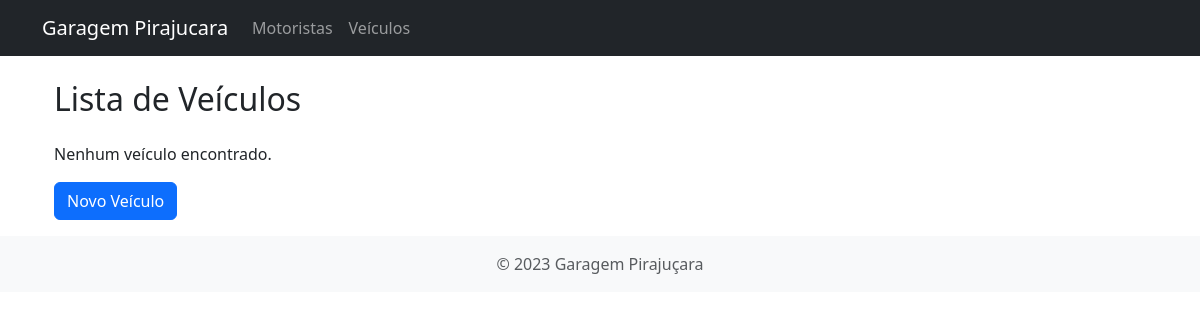
Before: /vehicles/ with the older database file.
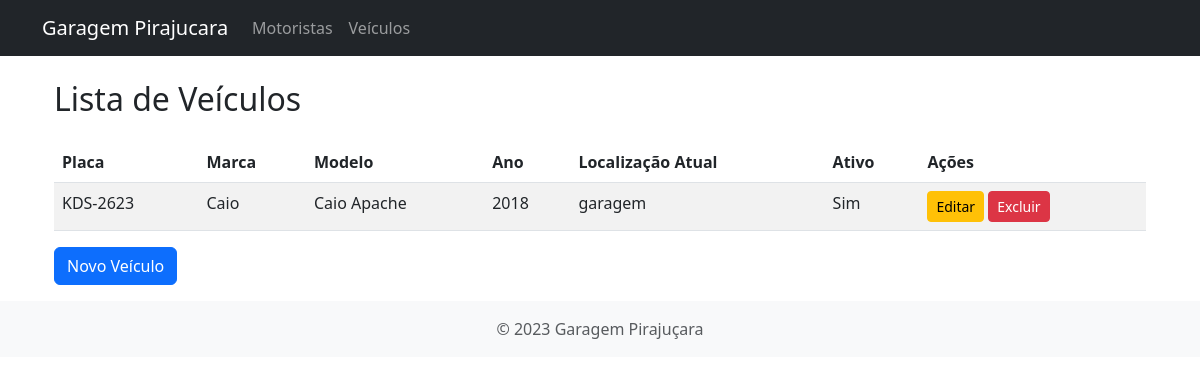
After: the same page with the newer database file.
### vehicles/models.py (models this page shows)
class Vehicle(models.Model):
    LOCATION_CHOICES = [
        ('Rua', 'Rua'),
        ('Garagem', 'Garagem'),
        ('Manutencao', 'Manutenção'),
    ]
    driver = models.ForeignKey(Driver, on_delete=models.SET_NULL, null=True, blank=True)
    plate = models.CharField(max_length=10, unique=True)
    model = models.CharField(max_length=50)
    brand = models.CharField(max_length=50)
    year = models.IntegerField()
    current_location = models.CharField(max_length=100, default='garagem', choices=LOCATION_CHOICES)
    active = models.BooleanField(default=True)

### vehicles/views.py (the view)
# urls.py: path('', views.list_vehicles, name='list_vehicles'),
def list_vehicles(request):
    vehicles = Vehicle.objects.all()
    return render(request, 'vehicles/list_vehicle.html', {'vehicles': vehicles})

### vehicles/templates/vehicles/list_vehicle.html (shortened to what this page needs)
{% extends 'base.html' %}
{% load static %}
{% block content %}
<div class="container mt-4">
    <div class="row mb-3">
        <div class="col">
            <h2>Lista de Veículos</h2>
        </div>
    </div>
    {% if vehicles %}
    <div class="table-responsive">
        <table class="table table-striped table-hover">
            <thead>
                <tr>
                    <th>Placa</th>
                    <th>Marca</th>
                    <th>Modelo</th>
                    <th>Ano</th>
                    <th>Localização Atual</th>
                    <th>Ativo</th>
                    <th>Ações</th>
                </tr>
            </thead>
            <tbody>
                {% for vehicle in vehicles %}
                <tr>
                    <td>{{ vehicle.plate }}</td>
                    <td>{{ vehicle.brand }}</td>
                    <td>{{ vehicle.model }}</td>
                    <td>{{ vehicle.year }}</td>
                    <td>{{ vehicle.current_location }}</td>
                    <td>{{ vehicle.active|yesno:"Sim,Não" }}</td>
                    <td>
                        <a href="" class="btn btn-sm btn-warning">
                             Editar
                        </a>
                        <a href="" class="btn btn-sm btn-danger">
                             Excluir
                        </a>
                    </td>
                </tr>
                {% endfor %}
            </tbody>
        </table>
    </div>
    {% else %}
    <p>Nenhum veículo encontrado.</p>
    {% endif %}
    <div class="mb-3">
        <a href="" class="btn btn-primary">
             Novo Veículo
        </a>
    </div>
</div>
{% endblock %}

### templates/base.html (shortened to what this page needs)
<!DOCTYPE html>
<html lang="pt-br">
<head>
    <link href="https://cdn.jsdelivr.net/npm/bootstrap@5.3.0/dist/css/bootstrap.min.css" rel="stylesheet">
</head>
<body>
    <nav class="navbar navbar-expand-lg navbar-dark bg-dark">
        <div class="container">
            <a class="navbar-brand" href="">Garagem Pirajucara</a>
            <div class="collapse navbar-collapse" id="navbarNav">
                <ul class="navbar-nav">
                    <li class="nav-item">
                        <a class="nav-link" href="{% url 'list_drivers' %}">Motoristas</a>
                    </li>
                    <li class="nav-item">
                        <a class="nav-link" href="{% url 'list_vehicles' %}">Veículos</a>
                    </li>
                </ul>
            </div>
        </div>
    </nav>
    <div class="container mt-4">
        {% block content %}
        {% endblock %}
    </div>
    <footer class="footer mt-auto py-3 bg-light">
        <div class="container text-center">
            <span class="text-muted">© 2023 Garagem Pirajuçara</span>
        </div>
    </footer>
</body>
</html>

Changed rows visible on the page:
added Vehicle: plate "KDS-2623", brand "Caio", model "Caio Apache", year "2018", current_location "garagem", active "Sim"
Other visible differences:
text no longer shown: "Nenhum veículo encontrado."
text now shown: "Placa Marca Modelo Ano Localização Atual Ativo Ações"
